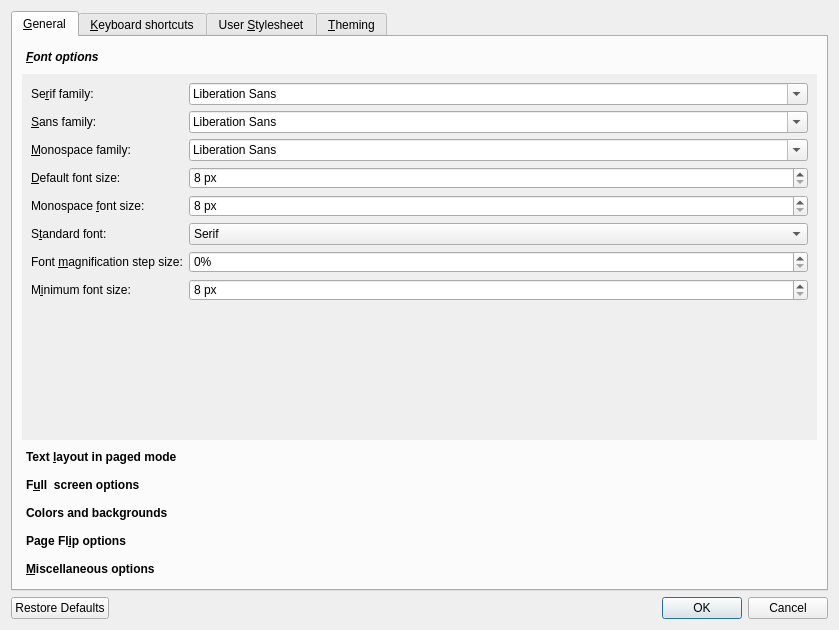
<?xml version="1.0" encoding="UTF-8"?>
<ui version="4.0">
 <class>Dialog</class>
 <widget class="QDialog" name="Dialog">
  <property name="geometry">
   <rect>
    <x>0</x>
    <y>0</y>
    <width>839</width>
    <height>630</height>
   </rect>
  </property>
  <property name="windowTitle">
   <string>Configure Ebook viewer</string>
  </property>
  <property name="windowIcon">
   <iconset resource="../../../../resources/images.qrc">
    <normaloff>:/images/config.png</normaloff>:/images/config.png</iconset>
  </property>
  <layout class="QGridLayout" name="gridLayout_4">
   <item row="1" column="0">
    <widget class="QDialogButtonBox" name="buttonBox">
     <property name="orientation">
      <enum>Qt::Horizontal</enum>
     </property>
     <property name="standardButtons">
      <set>QDialogButtonBox::Cancel|QDialogButtonBox::Ok|QDialogButtonBox::RestoreDefaults</set>
     </property>
    </widget>
   </item>
   <item row="0" column="0">
    <widget class="QTabWidget" name="tabs">
     <property name="currentIndex">
      <number>0</number>
     </property>
     <widget class="QWidget" name="tab">
      <attribute name="title">
       <string>&amp;General</string>
      </attribute>
      <layout class="QVBoxLayout" name="verticalLayout_2">
       <item>
        <widget class="QToolBox" name="toolBox">
         <property name="styleSheet">
          <string notr="true">QToolBox::tab {
     background: qlineargradient(x1: 0, y1: 0, x2: 0, y2: 1,
                                 stop: 0 #E1E1E1, stop: 0.4 #DDDDDD,
                                 stop: 0.5 #D8D8D8, stop: 1.0 #D3D3D3);
     border-radius: 5px;
     color: black;
     font-weight: bold;
 }

 QToolBox::tab:selected {
     font-style: italic;
 }

QToolBox::tab:hover {
   color: red;
   font-style: italic;
}</string>
         </property>
         <property name="currentIndex">
          <number>0</number>
         </property>
         <widget class="QWidget" name="page">
          <property name="geometry">
           <rect>
            <x>0</x>
            <y>0</y>
            <width>811</width>
            <height>352</height>
           </rect>
          </property>
          <attribute name="label">
           <string>&amp;Font options</string>
          </attribute>
          <layout class="QFormLayout" name="formLayout_2">
           <item row="0" column="0">
            <widget class="QLabel" name="label">
             <property name="text">
              <string>Se&amp;rif family:</string>
             </property>
             <property name="buddy">
              <cstring>serif_family</cstring>
             </property>
            </widget>
           </item>
           <item row="0" column="1">
            <widget class="QFontComboBox" name="serif_family"/>
           </item>
           <item row="1" column="0">
            <widget class="QLabel" name="label_2">
             <property name="text">
              <string>&amp;Sans family:</string>
             </property>
             <property name="buddy">
              <cstring>sans_family</cstring>
             </property>
            </widget>
           </item>
           <item row="1" column="1">
            <widget class="QFontComboBox" name="sans_family"/>
           </item>
           <item row="2" column="0">
            <widget class="QLabel" name="label_3">
             <property name="text">
              <string>&amp;Monospace family:</string>
             </property>
             <property name="buddy">
              <cstring>mono_family</cstring>
             </property>
            </widget>
           </item>
           <item row="2" column="1">
            <widget class="QFontComboBox" name="mono_family"/>
           </item>
           <item row="3" column="0">
            <widget class="QLabel" name="label_4">
             <property name="text">
              <string>&amp;Default font size:</string>
             </property>
             <property name="buddy">
              <cstring>default_font_size</cstring>
             </property>
            </widget>
           </item>
           <item row="3" column="1">
            <widget class="QSpinBox" name="default_font_size">
             <property name="suffix">
              <string> px</string>
             </property>
             <property name="minimum">
              <number>8</number>
             </property>
             <property name="maximum">
              <number>40</number>
             </property>
            </widget>
           </item>
           <item row="4" column="0">
            <widget class="QLabel" name="label_5">
             <property name="text">
              <string>Monospace &amp;font size:</string>
             </property>
             <property name="buddy">
              <cstring>mono_font_size</cstring>
             </property>
            </widget>
           </item>
           <item row="4" column="1">
            <widget class="QSpinBox" name="mono_font_size">
             <property name="suffix">
              <string> px</string>
             </property>
             <property name="minimum">
              <number>8</number>
             </property>
             <property name="maximum">
              <number>50</number>
             </property>
            </widget>
           </item>
           <item row="5" column="0">
            <widget class="QLabel" name="label_6">
             <property name="text">
              <string>S&amp;tandard font:</string>
             </property>
             <property name="buddy">
              <cstring>standard_font</cstring>
             </property>
            </widget>
           </item>
           <item row="5" column="1">
            <widget class="QComboBox" name="standard_font">
             <item>
              <property name="text">
               <string>Serif</string>
              </property>
             </item>
             <item>
              <property name="text">
               <string>Sans-serif</string>
              </property>
             </item>
             <item>
              <property name="text">
               <string>Monospace</string>
              </property>
             </item>
            </widget>
           </item>
           <item row="6" column="0">
            <widget class="QLabel" name="label_12">
             <property name="text">
              <string>Font &amp;magnification step size:</string>
             </property>
             <property name="buddy">
              <cstring>opt_font_mag_step</cstring>
             </property>
            </widget>
           </item>
           <item row="6" column="1">
            <widget class="QSpinBox" name="opt_font_mag_step">
             <property name="toolTip">
              <string>The amount by which the font size is increased/decreased
 when you click the font size larger/smaller buttons</string>
             </property>
             <property name="suffix">
              <string>%</string>
             </property>
            </widget>
           </item>
           <item row="7" column="0">
            <widget class="QLabel" name="label_22">
             <property name="text">
              <string>M&amp;inimum font size:</string>
             </property>
             <property name="buddy">
              <cstring>minimum_font_size</cstring>
             </property>
            </widget>
           </item>
           <item row="7" column="1">
            <widget class="QSpinBox" name="minimum_font_size">
             <property name="toolTip">
              <string>The minimum font size in pixels</string>
             </property>
             <property name="suffix">
              <string> px</string>
             </property>
             <property name="minimum">
              <number>8</number>
             </property>
            </widget>
           </item>
          </layout>
         </widget>
         <widget class="QWidget" name="page_5">
          <property name="geometry">
           <rect>
            <x>0</x>
            <y>0</y>
            <width>397</width>
            <height>232</height>
           </rect>
          </property>
          <attribute name="label">
           <string>Text &amp;layout in paged mode</string>
          </attribute>
          <layout class="QFormLayout" name="formLayout_5">
           <property name="fieldGrowthPolicy">
            <enum>QFormLayout::ExpandingFieldsGrow</enum>
           </property>
           <item row="0" column="0" colspan="2">
            <widget class="QLabel" name="label_8">
             <property name="text">
              <string>&lt;p&gt;These options only apply in &quot;paged&quot; mode, where the text is broken up into pages, as in a paper book. To get into this mode, use the button with the yellow scroll icon in the top right corner of the viewer window.</string>
             </property>
             <property name="wordWrap">
              <bool>true</bool>
             </property>
            </widget>
           </item>
           <item row="1" column="0">
            <widget class="QLabel" name="label_13">
             <property name="text">
              <string>The number of &amp;pages of text to show on screen </string>
             </property>
             <property name="buddy">
              <cstring>opt_cols_per_screen</cstring>
             </property>
            </widget>
           </item>
           <item row="1" column="1">
            <widget class="QSpinBox" name="opt_cols_per_screen">
             <property name="suffix">
              <string> page(s)</string>
             </property>
             <property name="minimum">
              <number>1</number>
             </property>
             <property name="maximum">
              <number>5</number>
             </property>
            </widget>
           </item>
           <item row="2" column="0" colspan="2">
            <widget class="QCheckBox" name="opt_override_book_margins">
             <property name="text">
              <string>&amp;Override the page margin settings specified in the book</string>
             </property>
             <property name="checked">
              <bool>true</bool>
             </property>
            </widget>
           </item>
           <item row="3" column="0">
            <widget class="QLabel" name="label_18">
             <property name="text">
              <string>&amp;Top margin</string>
             </property>
             <property name="buddy">
              <cstring>opt_top_margin</cstring>
             </property>
            </widget>
           </item>
           <item row="3" column="1">
            <widget class="QSpinBox" name="opt_top_margin">
             <property name="suffix">
              <string> px</string>
             </property>
             <property name="minimum">
              <number>10</number>
             </property>
             <property name="maximum">
              <number>1000</number>
             </property>
            </widget>
           </item>
           <item row="4" column="0">
            <widget class="QLabel" name="label_19">
             <property name="text">
              <string>&amp;Side margin</string>
             </property>
             <property name="buddy">
              <cstring>opt_side_margin</cstring>
             </property>
            </widget>
           </item>
           <item row="4" column="1">
            <widget class="QSpinBox" name="opt_side_margin">
             <property name="suffix">
              <string> px</string>
             </property>
             <property name="minimum">
              <number>10</number>
             </property>
             <property name="maximum">
              <number>1000</number>
             </property>
            </widget>
           </item>
           <item row="5" column="0">
            <widget class="QLabel" name="label_17">
             <property name="text">
              <string>&amp;Bottom margin</string>
             </property>
             <property name="buddy">
              <cstring>opt_bottom_margin</cstring>
             </property>
            </widget>
           </item>
           <item row="5" column="1">
            <widget class="QSpinBox" name="opt_bottom_margin">
             <property name="suffix">
              <string> px</string>
             </property>
             <property name="minimum">
              <number>10</number>
             </property>
             <property name="maximum">
              <number>1000</number>
             </property>
            </widget>
           </item>
          </layout>
         </widget>
         <widget class="QWidget" name="page_2">
          <property name="geometry">
           <rect>
            <x>0</x>
            <y>0</y>
            <width>352</width>
            <height>176</height>
           </rect>
          </property>
          <attribute name="label">
           <string>F&amp;ull  screen options</string>
          </attribute>
          <layout class="QFormLayout" name="formLayout">
           <item row="0" column="0">
            <widget class="QLabel" name="label_7">
             <property name="text">
              <string>Maximum text width in &amp;fullscreen:</string>
             </property>
             <property name="buddy">
              <cstring>max_fs_width</cstring>
             </property>
            </widget>
           </item>
           <item row="0" column="1">
            <widget class="QSpinBox" name="max_fs_width">
             <property name="toolTip">
              <string>Set the maximum width that the book's text and pictures will take when in fullscreen mode. This allows you to read the book text without it becoming too wide.</string>
             </property>
             <property name="suffix">
              <string> px</string>
             </property>
             <property name="minimum">
              <number>100</number>
             </property>
             <property name="maximum">
              <number>10000</number>
             </property>
            </widget>
           </item>
           <item row="1" column="0">
            <widget class="QCheckBox" name="opt_fullscreen_clock">
             <property name="text">
              <string>Show &amp;clock in full screen mode</string>
             </property>
            </widget>
           </item>
           <item row="5" column="0" colspan="2">
            <widget class="QCheckBox" name="opt_fullscreen_pos">
             <property name="text">
              <string>Show reading &amp;position in full screen mode</string>
             </property>
            </widget>
           </item>
           <item row="4" column="0" colspan="2">
            <widget class="QCheckBox" name="opt_fullscreen_scrollbar">
             <property name="text">
              <string>Show &amp;scrollbar in full screen mode</string>
             </property>
            </widget>
           </item>
           <item row="3" column="0" colspan="2">
            <widget class="QCheckBox" name="opt_start_in_fullscreen">
             <property name="text">
              <string>&amp;Start viewer in full screen mode</string>
             </property>
            </widget>
           </item>
           <item row="2" column="0" colspan="2">
            <widget class="QCheckBox" name="opt_show_fullscreen_help">
             <property name="text">
              <string>Show &amp;help message when starting full screen mode</string>
             </property>
            </widget>
           </item>
          </layout>
         </widget>
         <widget class="QWidget" name="page_6">
          <property name="geometry">
           <rect>
            <x>0</x>
            <y>0</y>
            <width>351</width>
            <height>76</height>
           </rect>
          </property>
          <attribute name="label">
           <string>Colors and backgrounds</string>
          </attribute>
          <layout class="QFormLayout" name="formLayout_6">
           <item row="0" column="0">
            <widget class="QLabel" name="label_14">
             <property name="text">
              <string>Background color:</string>
             </property>
            </widget>
           </item>
           <item row="0" column="1">
            <layout class="QHBoxLayout" name="horizontalLayout">
             <item>
              <widget class="QLabel" name="background_color_sample">
               <property name="text">
                <string>Sample</string>
               </property>
              </widget>
             </item>
             <item>
              <widget class="QPushButton" name="change_background_color_button">
               <property name="text">
                <string>Change</string>
               </property>
              </widget>
             </item>
             <item>
              <widget class="QPushButton" name="reset_background_color_button">
               <property name="text">
                <string>Reset</string>
               </property>
              </widget>
             </item>
            </layout>
           </item>
           <item row="1" column="0">
            <widget class="QLabel" name="label_16">
             <property name="text">
              <string>Text color:</string>
             </property>
            </widget>
           </item>
           <item row="1" column="1">
            <layout class="QHBoxLayout" name="horizontalLayout_2">
             <item>
              <widget class="QLabel" name="text_color_sample">
               <property name="text">
                <string>Sample</string>
               </property>
              </widget>
             </item>
             <item>
              <widget class="QPushButton" name="change_text_color_button">
               <property name="text">
                <string>Change</string>
               </property>
              </widget>
             </item>
             <item>
              <widget class="QPushButton" name="reset_text_color_button">
               <property name="text">
                <string>Reset</string>
               </property>
              </widget>
             </item>
            </layout>
           </item>
          </layout>
         </widget>
         <widget class="QWidget" name="page_3">
          <property name="geometry">
           <rect>
            <x>0</x>
            <y>0</y>
            <width>410</width>
            <height>120</height>
           </rect>
          </property>
          <attribute name="label">
           <string>Page Fl&amp;ip options</string>
          </attribute>
          <layout class="QFormLayout" name="formLayout_3">
           <item row="0" column="0">
            <widget class="QLabel" name="label_11">
             <property name="text">
              <string>Page flip &amp;duration:</string>
             </property>
             <property name="buddy">
              <cstring>opt_page_flip_duration</cstring>
             </property>
            </widget>
           </item>
           <item row="0" column="1">
            <widget class="QDoubleSpinBox" name="opt_page_flip_duration">
             <property name="specialValueText">
              <string>disabled</string>
             </property>
             <property name="suffix">
              <string> secs</string>
             </property>
             <property name="decimals">
              <number>1</number>
             </property>
             <property name="minimum">
              <double>0.100000000000000</double>
             </property>
             <property name="maximum">
              <double>3.000000000000000</double>
             </property>
             <property name="singleStep">
              <double>0.100000000000000</double>
             </property>
             <property name="value">
              <double>0.500000000000000</double>
             </property>
            </widget>
           </item>
           <item row="1" column="0" colspan="2">
            <widget class="QCheckBox" name="opt_wheel_flips_pages">
             <property name="text">
              <string>Mouse &amp;wheel flips pages</string>
             </property>
            </widget>
           </item>
           <item row="2" column="0" colspan="2">
            <widget class="QCheckBox" name="opt_line_scrolling_stops_on_pagebreaks">
             <property name="text">
              <string>Line &amp;scrolling stops at page breaks</string>
             </property>
            </widget>
           </item>
           <item row="3" column="0" colspan="2">
            <widget class="QCheckBox" name="opt_fit_images">
             <property name="text">
              <string>&amp;Resize images larger than the viewer window (needs restart)</string>
             </property>
            </widget>
           </item>
          </layout>
         </widget>
         <widget class="QWidget" name="page_4">
          <property name="geometry">
           <rect>
            <x>0</x>
            <y>0</y>
            <width>352</width>
            <height>151</height>
           </rect>
          </property>
          <attribute name="label">
           <string>&amp;Miscellaneous options</string>
          </attribute>
          <layout class="QFormLayout" name="formLayout_4">
           <item row="0" column="0" colspan="2">
            <widget class="QCheckBox" name="hyphenate">
             <property name="text">
              <string>H&amp;yphenate (break line in the middle of large words)</string>
             </property>
            </widget>
           </item>
           <item row="1" column="0">
            <widget class="QLabel" name="hyphenate_label">
             <property name="text">
              <string>Default &amp;language for hyphenation:</string>
             </property>
             <property name="buddy">
              <cstring>hyphenate_default_lang</cstring>
             </property>
            </widget>
           </item>
           <item row="1" column="1">
            <widget class="QComboBox" name="hyphenate_default_lang">
             <property name="toolTip">
              <string>The default language to use for hyphenation rules. If the book does not specify a language, this will be used.</string>
             </property>
            </widget>
           </item>
           <item row="3" column="0" colspan="2">
            <widget class="QCheckBox" name="opt_remember_window_size">
             <property name="text">
              <string>Remember last used &amp;window size and layout</string>
             </property>
            </widget>
           </item>
           <item row="4" column="0" colspan="2">
            <widget class="QCheckBox" name="opt_remember_current_page">
             <property name="text">
              <string>Remember the &amp;current page when quitting</string>
             </property>
            </widget>
           </item>
           <item row="2" column="0" colspan="2">
            <widget class="QCheckBox" name="opt_show_controls">
             <property name="text">
              <string>Show &amp;controls in the viewer window</string>
             </property>
            </widget>
           </item>
           <item row="5" column="0" colspan="2">
            <widget class="QCheckBox" name="opt_dont_show_cover">
             <property name="text">
              <string>Don't show the c&amp;over (needs restart)</string>
             </property>
            </widget>
           </item>
          </layout>
         </widget>
        </widget>
       </item>
      </layout>
     </widget>
     <widget class="QWidget" name="tab_2">
      <attribute name="title">
       <string>&amp;Keyboard shortcuts</string>
      </attribute>
      <layout class="QVBoxLayout" name="verticalLayout">
       <item>
        <widget class="QLabel" name="label_9">
         <property name="text">
          <string>Double click to change a keyboard shortcut</string>
         </property>
         <property name="wordWrap">
          <bool>true</bool>
         </property>
        </widget>
       </item>
      </layout>
     </widget>
     <widget class="QWidget" name="tab_3">
      <attribute name="title">
       <string>User &amp;Stylesheet</string>
      </attribute>
      <layout class="QVBoxLayout" name="verticalLayout_3">
       <item>
        <widget class="QLabel" name="label_10">
         <property name="text">
          <string>&lt;p&gt;A CSS stylesheet that can be used to control the look and feel of books. For examples, click &lt;a href=&quot;http://www.mobileread.com/forums/showthread.php?t=51500&quot;&gt;here&lt;/a&gt;.</string>
         </property>
         <property name="wordWrap">
          <bool>true</bool>
         </property>
         <property name="openExternalLinks">
          <bool>true</bool>
         </property>
        </widget>
       </item>
       <item>
        <widget class="QPlainTextEdit" name="css"/>
       </item>
      </layout>
     </widget>
     <widget class="QWidget" name="tab_4">
      <attribute name="title">
       <string>&amp;Theming</string>
      </attribute>
      <layout class="QFormLayout" name="formLayout_7">
       <property name="fieldGrowthPolicy">
        <enum>QFormLayout::ExpandingFieldsGrow</enum>
       </property>
       <item row="0" column="0" colspan="2">
        <widget class="QLabel" name="label_23">
         <property name="text">
          <string>You can save and load the viewer settings as &lt;i&gt;themes&lt;/i&gt;</string>
         </property>
        </widget>
       </item>
       <item row="1" column="0">
        <spacer name="verticalSpacer_2">
         <property name="orientation">
          <enum>Qt::Vertical</enum>
         </property>
         <property name="sizeHint" stdset="0">
          <size>
           <width>20</width>
           <height>40</height>
          </size>
         </property>
        </spacer>
       </item>
       <item row="2" column="0">
        <widget class="QLabel" name="label_15">
         <property name="text">
          <string>Save current settings as a theme:</string>
         </property>
         <property name="buddy">
          <cstring>save_theme_button</cstring>
         </property>
        </widget>
       </item>
       <item row="2" column="1">
        <widget class="QToolButton" name="save_theme_button">
         <property name="text">
          <string>&amp;Save</string>
         </property>
         <property name="icon">
          <iconset resource="../../../../resources/images.qrc">
           <normaloff>:/images/save.png</normaloff>:/images/save.png</iconset>
         </property>
         <property name="toolButtonStyle">
          <enum>Qt::ToolButtonTextBesideIcon</enum>
         </property>
        </widget>
       </item>
       <item row="4" column="0">
        <widget class="QLabel" name="label_20">
         <property name="text">
          <string>Load a previously saved theme:</string>
         </property>
         <property name="buddy">
          <cstring>load_theme_button</cstring>
         </property>
        </widget>
       </item>
       <item row="4" column="1">
        <widget class="QToolButton" name="load_theme_button">
         <property name="text">
          <string>&amp;Load</string>
         </property>
         <property name="icon">
          <iconset resource="../../../../resources/images.qrc">
           <normaloff>:/images/document_open.png</normaloff>:/images/document_open.png</iconset>
         </property>
         <property name="popupMode">
          <enum>QToolButton::InstantPopup</enum>
         </property>
         <property name="toolButtonStyle">
          <enum>Qt::ToolButtonTextBesideIcon</enum>
         </property>
        </widget>
       </item>
       <item row="5" column="0">
        <widget class="QLabel" name="label_21">
         <property name="text">
          <string>Delete a saved theme:</string>
         </property>
        </widget>
       </item>
       <item row="5" column="1">
        <widget class="QToolButton" name="delete_theme_button">
         <property name="text">
          <string>&amp;Delete</string>
         </property>
         <property name="icon">
          <iconset resource="../../../../resources/images.qrc">
           <normaloff>:/images/trash.png</normaloff>:/images/trash.png</iconset>
         </property>
         <property name="popupMode">
          <enum>QToolButton::InstantPopup</enum>
         </property>
         <property name="toolButtonStyle">
          <enum>Qt::ToolButtonTextBesideIcon</enum>
         </property>
        </widget>
       </item>
       <item row="6" column="1">
        <spacer name="verticalSpacer_3">
         <property name="orientation">
          <enum>Qt::Vertical</enum>
         </property>
         <property name="sizeHint" stdset="0">
          <size>
           <width>20</width>
           <height>40</height>
          </size>
         </property>
        </spacer>
       </item>
       <item row="7" column="0" colspan="2">
        <widget class="QLabel" name="theming_message">
         <property name="text">
          <string/>
         </property>
        </widget>
       </item>
      </layout>
     </widget>
    </widget>
   </item>
  </layout>
 </widget>
 <tabstops>
  <tabstop>buttonBox</tabstop>
 </tabstops>
 <resources>
  <include location="../../../../resources/images.qrc"/>
 </resources>
 <connections>
  <connection>
   <sender>buttonBox</sender>
   <signal>accepted()</signal>
   <receiver>Dialog</receiver>
   <slot>accept()</slot>
   <hints>
    <hint type="sourcelabel">
     <x>258</x>
     <y>623</y>
    </hint>
    <hint type="destinationlabel">
     <x>157</x>
     <y>274</y>
    </hint>
   </hints>
  </connection>
  <connection>
   <sender>buttonBox</sender>
   <signal>rejected()</signal>
   <receiver>Dialog</receiver>
   <slot>reject()</slot>
   <hints>
    <hint type="sourcelabel">
     <x>326</x>
     <y>623</y>
    </hint>
    <hint type="destinationlabel">
     <x>286</x>
     <y>274</y>
    </hint>
   </hints>
  </connection>
  <connection>
   <sender>hyphenate</sender>
   <signal>toggled(bool)</signal>
   <receiver>hyphenate_default_lang</receiver>
   <slot>setEnabled(bool)</slot>
   <hints>
    <hint type="sourcelabel">
     <x>89</x>
     <y>226</y>
    </hint>
    <hint type="destinationlabel">
     <x>332</x>
     <y>259</y>
    </hint>
   </hints>
  </connection>
  <connection>
   <sender>opt_override_book_margins</sender>
   <signal>toggled(bool)</signal>
   <receiver>opt_top_margin</receiver>
   <slot>setEnabled(bool)</slot>
   <hints>
    <hint type="sourcelabel">
     <x>137</x>
     <y>189</y>
    </hint>
    <hint type="destinationlabel">
     <x>367</x>
     <y>218</y>
    </hint>
   </hints>
  </connection>
  <connection>
   <sender>opt_override_book_margins</sender>
   <signal>toggled(bool)</signal>
   <receiver>opt_side_margin</receiver>
   <slot>setEnabled(bool)</slot>
   <hints>
    <hint type="sourcelabel">
     <x>71</x>
     <y>193</y>
    </hint>
    <hint type="destinationlabel">
     <x>347</x>
     <y>253</y>
    </hint>
   </hints>
  </connection>
  <connection>
   <sender>opt_override_book_margins</sender>
   <signal>toggled(bool)</signal>
   <receiver>opt_bottom_margin</receiver>
   <slot>setEnabled(bool)</slot>
   <hints>
    <hint type="sourcelabel">
     <x>513</x>
     <y>196</y>
    </hint>
    <hint type="destinationlabel">
     <x>371</x>
     <y>281</y>
    </hint>
   </hints>
  </connection>
 </connections>
</ui>
